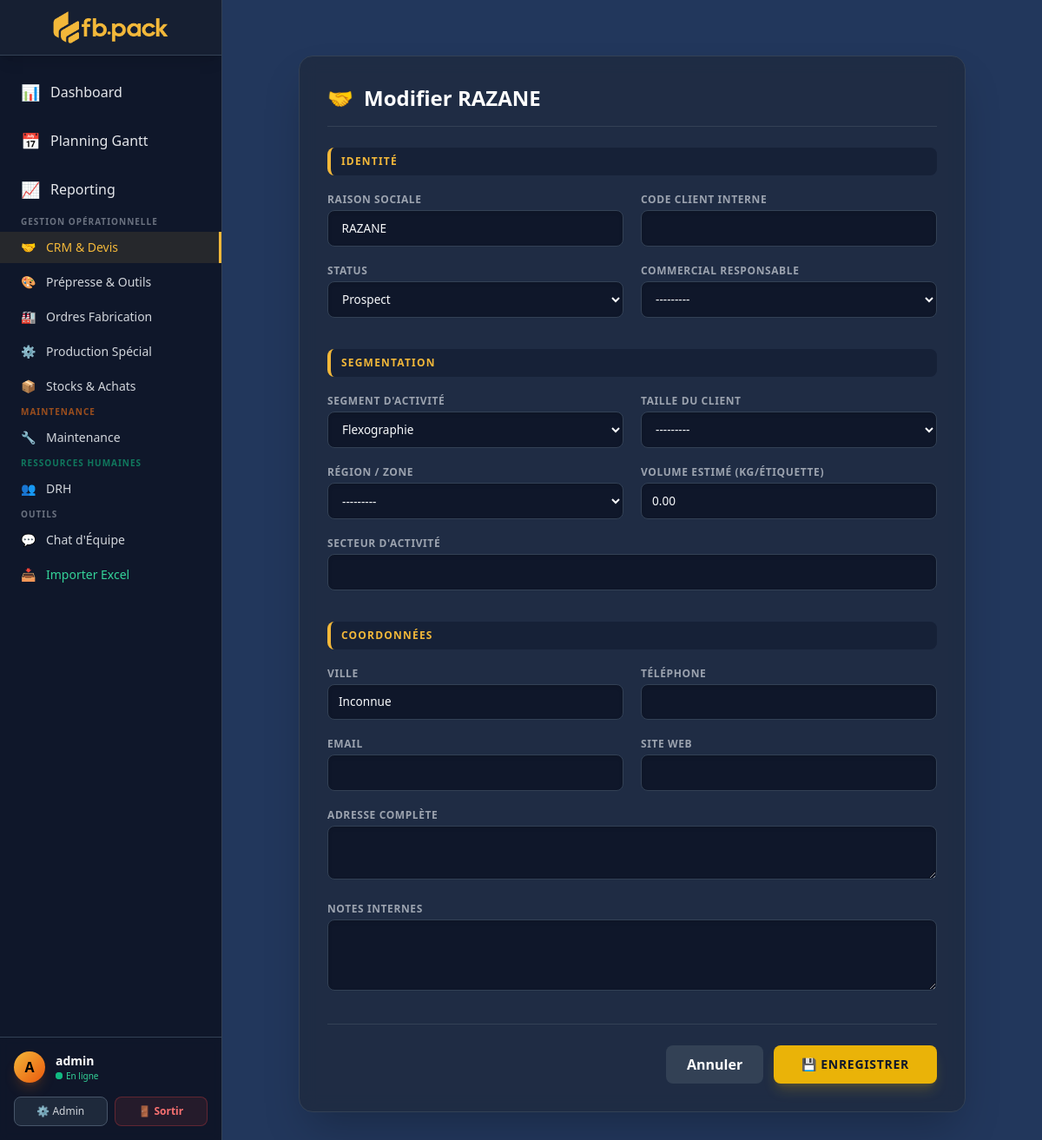
/crm/client/88/edit/ (signed in), run on the app's committed database.
### core/models.py (models this page shows, shortened)
class Client(models.Model):
    STATUS_CHOICES = [
        ('PROSPECT', 'Prospect'),
        ('ACTIVE', 'Actif'),
        ('VIP', 'VIP'),
        ('LOST', 'Perdu'),
    ]
    SEGMENT_CHOICES = [
        ('FLEXO', 'Flexographie'),
        ('HELIO', 'Héliogravure'),
        ('EXTRUSION', 'Extrusion'),
        ('AUTRE', 'Autre'),
    ]
    SIZE_CHOICES = [
        ('TPE', 'TPE (< 10 salariés)'),
        ('PME', 'PME (10-250)'),
        ('ETI', 'ETI (250-5000)'),
        ('GE', 'Grande Entreprise (> 5000)'),
    ]
    REGION_CHOICES = [
        ('NORD', 'Nord'),
        ('SUD', 'Sud'),
        ('EST', 'Est'),
        ('OUEST', 'Ouest'),
        ('CENTRE', 'Centre'),
        ('EXPORT', 'Export'),
    ]
    name = models.CharField("Raison Sociale", max_length=200)
    code_client = models.CharField("Code Client Interne", max_length=50, blank=True, unique=True, null=True)
    status = models.CharField(max_length=20, choices=STATUS_CHOICES, default='PROSPECT')
    segment = models.CharField("Segment d'activité", max_length=20, choices=SEGMENT_CHOICES, default='FLEXO')
    size = models.CharField("Taille du client", max_length=10, choices=SIZE_CHOICES, blank=True)
    region = models.CharField("Région / Zone", max_length=10, choices=REGION_CHOICES, blank=True)
    ca_estime = models.DecimalField("Volume Estimé (KG/Étiquette)", max_digits=14, decimal_places=2, default=0)
    sector = models.CharField("Secteur d'activité", max_length=100, blank=True)
    city = models.CharField("Ville", max_length=100)
    address = models.TextField("Adresse complète", blank=True)
    phone = models.CharField("Téléphone", max_length=50)
    email = models.EmailField(blank=True)
    website = models.URLField("Site web", blank=True)
    commercial = models.ForeignKey(
        User, on_delete=models.SET_NULL, null=True, blank=True,
        verbose_name="Commercial responsable", related_name='clients'
    )
    date_creation = models.DateField("Date d'entrée", default=timezone.now)
    notes = models.TextField("Notes internes", blank=True)
    class Meta:
        verbose_name = "Client"
        verbose_name_plural = "Clients"
        ordering = ['name']

### core/views.py (the view)
# urls.py: path('crm/client/<int:id>/edit/', views.edit_client, name='edit_client'),
@login_required
def edit_client(request, id):
    client = get_object_or_404(Client, id=id)
    if request.method == 'POST':
        form = ClientForm(request.POST, instance=client)
        if form.is_valid():
            form.save()
            messages.success(request, "Client mis à jour.")
            return redirect('client_detail', id=client.id)
    else:
        form = ClientForm(instance=client)
    return render(request, 'crm/client_form.html', {
        'form': form,
        'titre': f'Modifier {client.name}',
        'client': client
    })

### core/context_processors.py (called while the page is built)
def maintenance_alerts(request):
    if request.user.is_authenticated:
        try:
            count = AlerteMaintenance.objects.filter(est_traitee=False).count()
        except Exception:
            count = 0
        return {'alertes_maintenance_count': count}
    return {'alertes_maintenance_count': 0}

### templates/crm/client_form.html (shortened to what this page needs)
{% extends 'base.html' %}
{% block content %}
<div class="max-w-3xl mx-auto mt-8">
    <div class="glass rounded-2xl border border-slate-700 shadow-2xl p-8">
        <h2 class="text-2xl font-bold text-white mb-6 border-b border-slate-700 pb-4 flex items-center gap-3">
            <span>🤝</span> {{ titre }}
        </h2>
        <form method="post" class="django-form-container">
            <div class="grid grid-cols-1 md:grid-cols-2 gap-5">
                <div class="space-y-4 md:col-span-2">
                    <h3 class="text-neon font-bold text-xs uppercase tracking-widest bg-slate-900/50 py-2 px-3 rounded-lg border-l-4 border-neon">Identité</h3>
                </div>
                <div>
                    <label class="block text-gray-400 text-xs font-bold mb-1 uppercase tracking-wider">{{ form.name.label }}</label>
                    {{ form.name }}
                </div>
                <div>
                    <label class="block text-gray-400 text-xs font-bold mb-1 uppercase tracking-wider">{{ form.code_client.label }}</label>
                    {{ form.code_client }}
                </div>
                <div>
                    <label class="block text-gray-400 text-xs font-bold mb-1 uppercase tracking-wider">{{ form.status.label }}</label>
                    {{ form.status }}
                </div>
                <div>
                    <label class="block text-gray-400 text-xs font-bold mb-1 uppercase tracking-wider">{{ form.commercial.label }}</label>
                    {{ form.commercial }}
                </div>
                <div class="md:col-span-2 mt-4">
                    <h3 class="text-neon font-bold text-xs uppercase tracking-widest bg-slate-900/50 py-2 px-3 rounded-lg border-l-4 border-neon">Segmentation</h3>
                </div>
                <div>
                    <label class="block text-gray-400 text-xs font-bold mb-1 uppercase tracking-wider">{{ form.segment.label }}</label>
                    {{ form.segment }}
                </div>
                <div>
                    <label class="block text-gray-400 text-xs font-bold mb-1 uppercase tracking-wider">{{ form.size.label }}</label>
                    {{ form.size }}
                </div>
                <div>
                    <label class="block text-gray-400 text-xs font-bold mb-1 uppercase tracking-wider">{{ form.region.label }}</label>
                    {{ form.region }}
                </div>
                <div>
                    <label class="block text-gray-400 text-xs font-bold mb-1 uppercase tracking-wider">{{ form.ca_estime.label }}</label>
                    {{ form.ca_estime }}
                </div>
                <div class="md:col-span-2">
                    <label class="block text-gray-400 text-xs font-bold mb-1 uppercase tracking-wider">{{ form.sector.label }}</label>
                    {{ form.sector }}
                </div>
                <div class="md:col-span-2 mt-4">
                    <h3 class="text-neon font-bold text-xs uppercase tracking-widest bg-slate-900/50 py-2 px-3 rounded-lg border-l-4 border-neon">Coordonnées</h3>
                </div>
                <div>
                    <label class="block text-gray-400 text-xs font-bold mb-1 uppercase tracking-wider">{{ form.city.label }}</label>
                    {{ form.city }}
                </div>
                <div>
                    <label class="block text-gray-400 text-xs font-bold mb-1 uppercase tracking-wider">{{ form.phone.label }}</label>
                    {{ form.phone }}
                </div>
                <div>
                    <label class="block text-gray-400 text-xs font-bold mb-1 uppercase tracking-wider">{{ form.email.label }}</label>
                    {{ form.email }}
                </div>
                <div>
                    <label class="block text-gray-400 text-xs font-bold mb-1 uppercase tracking-wider">{{ form.website.label }}</label>
                    {{ form.website }}
                </div>
                <div class="md:col-span-2">
                    <label class="block text-gray-400 text-xs font-bold mb-1 uppercase tracking-wider">{{ form.address.label }}</label>
                    {{ form.address }}
                </div>
                <div class="md:col-span-2">
                    <label class="block text-gray-400 text-xs font-bold mb-1 uppercase tracking-wider">{{ form.notes.label }}</label>
                    {{ form.notes }}
                </div>
            </div>
            <div class="flex justify-end gap-3 mt-8 pt-6 border-t border-slate-700">
                {% if client %}
                <a href="{% url 'client_detail' client.id %}" class="bg-slate-700 hover:bg-slate-600 text-white font-bold py-2.5 px-6 rounded-lg transition">Annuler</a>
                {% else %}
                <a href="{% url 'crm_view' %}" class="bg-slate-700 hover:bg-slate-600 text-white font-bold py-2.5 px-6 rounded-lg transition">Annuler</a>
                {% endif %}
                <button type="submit" class="bg-yellow-500 hover:bg-yellow-400 text-slate-900 font-bold py-2.5 px-8 rounded-lg shadow-lg shadow-yellow-500/20 transition uppercase tracking-wider text-sm">
                    💾 Enregistrer
                </button>
            </div>
        </form>
    </div>
</div>
{% endblock %}

### templates/base.html (shortened to what this page needs)
{% load static %}
<!DOCTYPE html>
<html lang="fr" class="dark">
<head>
    <script src="https://cdn.tailwindcss.com"></script>
</head>
<body class="bg-darkbg text-gray-200 font-sans h-screen flex overflow-hidden">
    <aside class="w-64 bg-slate-900 border-r border-slate-700 flex flex-col shrink-0 transition-all duration-300">
        <div class="h-16 flex items-center justify-center border-b border-slate-700 p-2 shadow-lg bg-slate-800/50">
            <img src="{% static 'logo.png' %}" alt="Logo FB PACK" class="h-12 w-auto object-contain">
        </div>
        <nav class="flex-1 py-4 overflow-y-auto space-y-1">
            <a href="{% url 'dashboard' %}" class="nav-link flex items-center px-6 py-3 transition group {% if request.resolver_match.url_name == 'dashboard' %}active{% endif %}">
                <span class="mr-3 text-lg">📊</span> Dashboard
            </a>
            <a href="{% url 'planning' %}" class="nav-link flex items-center px-6 py-3 transition group {% if request.resolver_match.url_name == 'planning' %}active{% endif %}">
                <span class="mr-3 text-lg">📅</span> Planning Gantt
            </a>
            <a href="{% url 'reporting' %}" class="nav-link flex items-center px-6 py-3 transition group {% if request.resolver_match.url_name == 'reporting' %}active{% endif %}">
                <span class="mr-3 text-lg">📈</span> Reporting
            </a>
            <div class="mt-6 mb-2 px-6 text-[10px] font-extrabold text-gray-500 uppercase tracking-widest">
                Gestion Opérationnelle
            </div>
            <a href="{% url 'crm_view' %}" class="nav-link flex items-center px-6 py-2 transition text-sm text-gray-300 {% if 'crm' in request.path %}active{% endif %}">
                <span class="mr-3">🤝</span> CRM & Devis
            </a>
            <a href="{% url 'prepress_view' %}" class="nav-link flex items-center px-6 py-2 transition text-sm text-gray-300 {% if 'prepress' in request.path %}active{% endif %}">
                <span class="mr-3">🎨</span> Prépresse & Outils
            </a>
            <a href="{% url 'of_list' %}" class="nav-link flex items-center px-6 py-2 transition text-sm text-gray-300 {% if '/of/' in request.path %}active{% endif %}">
                <span class="mr-3">🏭</span> Ordres Fabrication
            </a>
            <a href="{% url 'prod_dashboard' %}" class="nav-link flex items-center px-6 py-2 transition text-sm text-gray-300 {% if '/prod/' in request.path and '/encre/' not in request.path %}active{% endif %}">
                <span class="mr-3">⚙️</span> Production Spécial
            </a>
            <a href="{% url 'stock_advanced' %}" class="nav-link flex items-center px-6 py-2 transition text-sm text-gray-300 {% if '/stock/' in request.path %}active{% endif %}">
                <span class="mr-3">📦</span> Stocks & Achats
            </a>
            <div class="mt-6 mb-2 px-6 text-[10px] font-extrabold text-orange-500/60 uppercase tracking-widest">
                Maintenance
            </div>
            <a href="{% url 'maintenance_dashboard' %}" class="nav-link-maint flex items-center px-6 py-2 transition text-sm text-gray-300 {% if '/maintenance/' in request.path %}active{% endif %}">
                <span class="mr-3">🔧</span>
                <span>Maintenance</span>
            </a>
            <div class="mt-6 mb-2 px-6 text-[10px] font-extrabold text-emerald-500/60 uppercase tracking-widest">
                Ressources Humaines
            </div>
            <a href="{% url 'drh_dashboard' %}" class="nav-link-drh flex items-center px-6 py-2 transition text-sm text-gray-300 {% if '/drh/' in request.path %}active{% endif %}">
                <span class="mr-3">👥</span>
                <span>DRH</span>
            </a>
            <div class="mt-6 mb-2 px-6 text-[10px] font-extrabold text-gray-500 uppercase tracking-widest">
                Outils
            </div>
            <a href="{% url 'chat_home' %}" class="nav-link flex items-center px-6 py-2 transition text-sm text-gray-300 {% if 'chat' in request.path %}active{% endif %}">
                <span class="mr-3">💬</span> Chat d'Équipe
            </a>
            <a href="{% url 'import_stock' %}" class="nav-link flex items-center px-6 py-2 transition text-sm text-emerald-400 hover:text-emerald-300 {% if 'import' in request.path %}active{% endif %}">
                <span class="mr-3">📥</span> Importer Excel
            </a>
        </nav>
        <div class="mt-auto border-t border-slate-700 p-4 bg-slate-900/80 backdrop-blur-sm">
            <div class="flex items-center gap-3 mb-4">
                <div class="h-9 w-9 rounded-full bg-gradient-to-br from-neon to-orange-600 flex items-center justify-center text-black font-bold shadow-lg shadow-orange-500/20">
                    {{ user.username|slice:":1"|upper }}
                </div>
                <div class="overflow-hidden">
                    <p class="text-sm font-bold text-white truncate w-32">{{ user.username|default:"Utilisateur" }}</p>
                    <p class="text-[10px] text-emerald-400 flex items-center gap-1">
                        <span class="relative flex h-2 w-2">
                            <span class="relative inline-flex rounded-full h-2 w-2 bg-emerald-500"></span>
                        </span>
                        En ligne
                    </p>
                </div>
            </div>
            <div class="grid grid-cols-2 gap-2">
                <a href="{% url 'admin_view' %}" class="flex items-center justify-center gap-1 text-xs font-medium bg-slate-800 hover:bg-slate-700 text-gray-300 py-2 rounded-lg border border-slate-600 transition duration-200">
                    ⚙️ Admin
                </a>
                <form action="{% url 'logout' %}" method="post" class="w-full">
                    <button type="submit" class="w-full flex items-center justify-center gap-1 text-xs font-bold bg-red-500/10 hover:bg-red-500/20 text-red-400 border border-red-500/30 py-2 rounded-lg transition duration-200">
                        🚪 Sortir
                    </button>
                </form>
            </div>
        </div>
    </aside>
    <main class="flex-1 overflow-auto bg-darkbg relative w-full h-full">
        <div class="p-8">
            {% block content %}
            {% endblock %}
        </div>
    </main>
</body>
</html>

### templates/base.html (style rules this page uses)
.glass { background: rgba(30, 41, 59, 0.7); backdrop-filter: blur(10px); border: 1px solid rgba(255,255,255,0.05); }
.nav-link.active { color: #f3b83a; background: rgba(243, 184, 58, 0.1); border-right: 3px solid #f3b83a; }
.django-form-container input, .django-form-container select, .django-form-container textarea, .form-control, .form-select { width: 100%; background-color: #0f172a; color: #f8fafc; border: 1px solid #334155; border-radius: 0.5rem; padding: 0.6rem 0.75rem; font-size: 0.85rem; transition: all 0.3s ease; box-shadow: inset 0 2px 4px 0 rgba(0, 0, 0, 0.1); }

### data on the page
Client: name "RAZANE", status "Prospect", commercial "---------", segment "Flexographie", size "---------", region "---------", ca_estime "0.00", city "Inconnue"

### other printed values
{{ user.username|slice:":1"|upper }} "A"
{{ user.username|default:"Utilisateur" }} "admin"
{{ titre }} "Modifier RAZANE"
